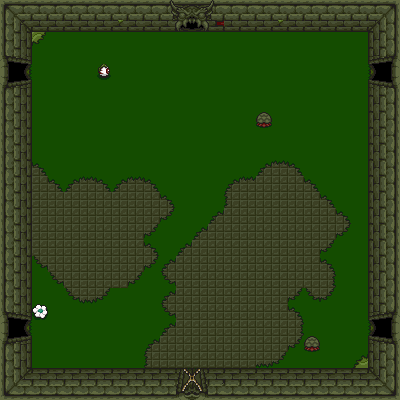

This game map was drawn from its Tiled (.tmx) file and the tilesets committed beside it. A one-line description and the full map source follow:
An orthogonal 25x25 tile map with 16x16 px tiles, 2 tile layers (Ground, collisions) and 1 object.

<map version="1.10" tiledversion="1.11.0" orientation="orthogonal" renderorder="left-down" width="25" height="25" tilewidth="16" tileheight="16" infinite="0" nextlayerid="4" nextobjectid="2">
 <tileset firstgid="1" source="wolrd2.tsx" />
 <layer id="1" name="Ground" width="25" height="25">
  <data encoding="csv">
161,161,161,161,161,161,161,161,161,161,161,161,161,161,161,161,161,161,161,161,161,161,161,161,161,
161,161,161,161,161,161,161,161,161,161,161,161,161,161,161,161,161,161,161,161,161,161,161,161,161,
161,161,196,161,161,161,161,161,161,161,161,161,161,161,161,161,161,161,161,161,161,161,161,161,161,
161,161,161,161,161,161,161,161,161,161,161,161,161,161,161,161,161,161,161,161,161,161,161,161,161,
161,161,161,161,161,161,161,161,161,161,161,161,161,161,161,161,161,161,161,161,161,161,161,161,161,
161,161,161,161,161,161,161,161,161,161,161,161,161,161,161,161,161,161,161,161,161,161,161,161,161,
161,161,161,161,161,161,161,161,161,161,161,161,161,161,161,161,161,161,161,161,161,161,161,161,161,
161,161,161,161,161,161,161,161,161,161,161,161,161,161,161,161,161,161,161,161,161,161,161,161,161,
161,161,161,161,161,161,161,161,161,161,161,161,161,161,161,161,161,161,161,161,161,161,161,161,161,
161,161,161,161,161,161,161,161,161,161,161,161,161,161,161,161,161,161,161,161,161,161,161,161,161,
161,161,127,161,161,161,161,161,161,161,161,161,161,161,161,161,125,126,127,161,161,161,161,161,161,
161,161,142,127,125,126,127,125,126,127,161,161,161,161,125,126,142,142,142,127,161,161,161,161,161,
161,161,142,142,142,142,142,142,142,142,127,161,161,161,141,142,142,142,142,142,127,161,161,161,161,
161,161,142,142,142,142,142,142,142,142,159,161,161,125,142,142,142,142,142,142,142,127,161,161,161,
161,161,142,142,142,142,142,142,142,159,161,161,125,142,142,142,142,142,142,142,142,159,161,161,161,
161,161,142,142,142,142,142,142,142,127,161,125,142,142,142,142,142,142,142,142,159,161,161,161,161,
161,161,157,142,142,142,142,142,142,159,125,142,142,142,142,142,142,142,142,142,127,161,161,161,161,
161,161,161,157,142,142,142,142,159,161,157,142,142,142,142,142,142,142,142,142,143,161,161,161,161,
161,161,161,161,157,158,159,161,161,161,125,142,142,142,142,142,142,142,159,157,159,161,161,161,161,
161,161,209,161,161,161,161,161,161,161,157,142,142,142,142,142,142,142,127,161,161,161,161,161,161,
161,161,161,161,161,161,161,161,161,161,125,142,142,142,142,142,142,142,143,161,161,161,161,161,161,
161,161,161,161,161,161,161,161,161,125,142,142,142,142,142,142,142,142,159,161,161,161,161,161,161,
161,161,161,161,161,161,161,161,161,141,142,142,142,142,142,142,158,159,161,161,161,161,162,161,161,
161,161,161,161,161,161,161,161,161,161,161,161,161,161,161,161,161,161,161,161,161,161,161,161,161,
161,161,161,161,161,161,161,161,161,161,161,161,161,161,161,161,161,161,161,161,161,161,161,161,161
</data>
 </layer>
 <layer id="2" name="collisions" width="25" height="25">
  <data encoding="csv">
1,2,2,2,2,2,2,2,2,2,213,214,215,216,2,2,2,2,2,2,2,2,2,2,3,
17,18,19,19,19,19,19,113,19,19,229,230,231,232,19,19,19,113,19,19,19,19,19,20,4,
17,34,0,0,0,0,0,0,0,0,0,0,0,0,0,0,0,0,0,0,0,0,0,36,4,
7,8,0,0,0,0,0,0,0,0,0,0,0,0,0,0,0,0,0,0,0,0,0,3221225512,3221225511,
23,24,0,0,0,0,355,0,0,0,0,0,0,0,0,0,0,0,0,0,0,0,0,3221225496,3221225495,
39,40,0,0,0,0,0,0,0,0,0,0,0,0,0,0,0,0,0,0,0,0,0,3221225480,3221225479,
17,34,0,0,0,0,0,0,0,0,0,0,0,0,0,0,0,0,0,0,0,0,0,36,4,
17,34,0,0,0,0,0,0,0,0,0,0,0,0,0,0,306,0,0,0,0,0,0,36,4,
17,34,0,0,0,0,0,0,0,0,0,0,0,0,0,0,0,0,0,0,0,0,0,36,4,
17,34,0,0,0,0,0,0,0,0,0,0,0,0,0,0,0,0,0,0,0,0,0,36,4,
17,34,0,0,0,0,0,0,0,0,0,0,0,0,0,0,0,0,0,0,0,0,0,36,4,
17,34,0,0,0,0,0,0,0,0,0,0,0,0,0,0,0,0,0,0,0,0,0,36,4,
17,34,0,0,0,0,0,0,0,0,0,0,0,0,0,0,0,0,0,0,0,0,0,36,4,
17,34,0,0,0,0,0,0,0,0,0,0,0,0,0,0,0,0,0,0,0,0,0,36,4,
17,34,0,0,0,0,0,0,0,0,0,0,0,0,0,0,0,0,0,0,0,0,0,36,4,
17,34,0,0,0,0,0,0,0,0,0,0,0,0,0,0,0,0,0,0,0,0,0,36,4,
17,34,0,0,0,0,0,0,0,0,0,0,0,0,0,0,0,0,0,0,0,0,0,36,4,
17,34,0,0,0,0,0,0,0,0,0,0,0,0,0,0,0,0,0,0,0,0,0,36,4,
17,34,0,0,0,0,0,0,0,0,0,0,0,0,0,0,0,0,0,0,0,0,0,36,4,
7,8,0,0,0,0,0,0,0,0,0,0,0,0,0,0,0,0,0,0,0,0,0,3221225512,3221225511,
23,24,0,0,0,0,0,0,0,0,0,0,0,0,0,0,0,0,0,0,0,0,0,3221225496,3221225495,
39,40,0,0,0,0,0,0,0,0,0,0,0,0,0,0,0,0,0,306,0,0,0,3221225480,3221225479,
17,34,0,0,0,0,0,0,0,0,0,0,0,0,0,0,0,0,0,0,0,0,0,36,4,
17,50,51,51,51,51,51,51,51,51,51,3221225594,3221225593,9,51,51,51,51,51,51,51,51,51,52,4,
33,49,49,49,49,49,49,49,49,49,49,3221225578,3221225577,49,49,49,49,49,49,49,49,49,49,49,35
</data>
 </layer>
 <objectgroup id="3" name="Gates">
  <object id="1" x="170" y="1.33333" width="42" height="34">
   <properties>
    <property name="spawnDirection" value="FROM_BOTTOM" />
    <property name="toMap" value="Overworld" />
   </properties>
  </object>
 </objectgroup>
</map>
